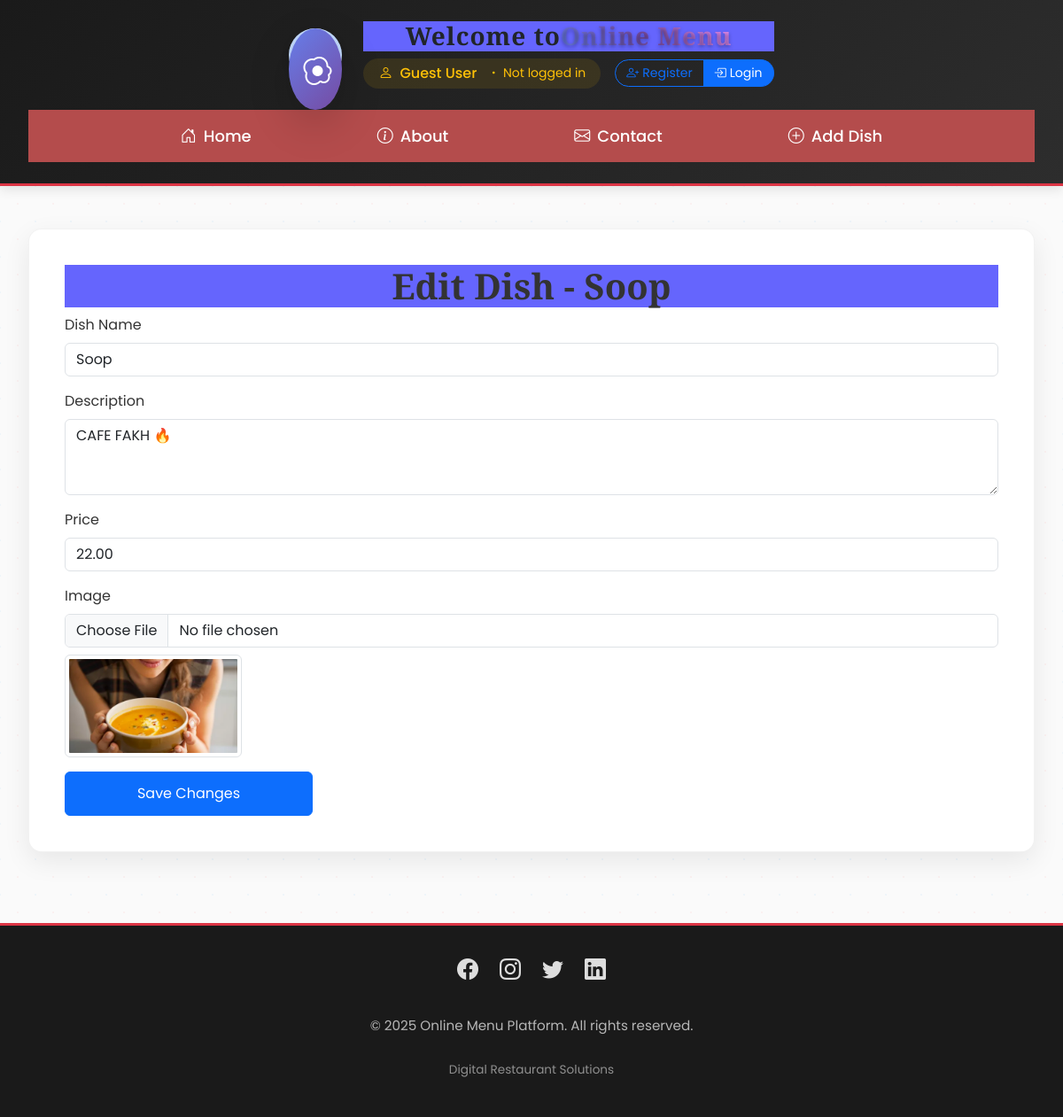
Page /dish/edit/1/ on the committed database.
### online_menu/models.py (models this page shows, shortened)
class Dish(models.Model):
    CATEGORY_CHOICES = [
        ('starter', 'Starter'),
        ('main', 'Main'),
        ('dessert', 'Dessert'),
        ('drink', 'Drink'),
    ]
    dish_name = models.CharField(max_length=100, verbose_name="dish's name")
    description = models.TextField(null=True, blank=True, verbose_name="Description")
    price = models.DecimalField(max_digits=8, decimal_places=2, verbose_name="Price")
    category = models.CharField(max_length=50, choices=CATEGORY_CHOICES, verbose_name="category")
    image = models.ImageField(upload_to='media/', verbose_name="Image")

### online_menu/views.py (the view, shortened to what this page needs)
# urls.py: path('dish/edit/<int:dish_id>/', dish_edit, name='dish_edit'),
def dish_edit(request, dish_id):
    if request.method == 'GET':
        dish = Dish.objects.get(id=dish_id)
        return render(request, 'edit_dish.html', {'dish': dish})

### templates/edit_dish.html (shortened to what this page needs)
{% extends "base.html" %}
{% block main %}
    <h1>Edit Dish - {{ dish.dish_name }}</h1>
    <form method="post" enctype="multipart/form-data">
        <div class="mb-3">
            <label for="dish_name" class="form-label">Dish Name</label>
            <input type="text" class="form-control" id="dish_name" name="dish_name" value="{{ dish.dish_name }}" required>
        </div>
        <div class="mb-3">
            <label for="description" class="form-label">Description</label>
            <textarea class="form-control" id="description" name="description" rows="3" required>{{ dish.description }}</textarea>
        </div>
        <div class="mb-3">
            <label for="price" class="form-label">Price</label>
            <input type="number" class="form-control" id="price" name="price" value="{{ dish.price }}" required>
        </div>
        <div class="mb-3">
            <label for="image" class="form-label">Image</label>
            <input type="file" class="form-control" id="image" name="image">
            {% if dish.image %}
                <img src="{{ dish.image.url }}" alt="{{ dish.dish_name }}" class="img-thumbnail mt-2" style="max-width: 200px;">
            {% endif %}
        </div>
        <button type="submit" class="btn btn-primary">Save Changes</button>
    </form>
{% endblock main %}

### static/css/base.css (style rules this page uses)
* { margin: 0; padding: 0; box-sizing: border-box; }
body { font-family: Arial, sans-serif; }

### static/css/home.css (style rules this page uses)
* { margin: 0; padding: 0; }
img { height: 280px; width: 100%; border-radius: 10px 10px 0px 0px; }
h1 { background-color: rgb(101, 101, 253); font-size: 50px; display: flex; justify-content: center; }
body { background-color: rgb(179, 179, 179); }
button { background-color: gray; color: black; width: 280px; height: 50px; display: flex; justify-content: center; align-items: center; margin-left: 150px; font-size: 20px; margin-top: 10px; }

### static/css/about.css (style rules this page uses)
* { margin: 0; padding: 0; box-sizing: border-box; }
body { font-family: "Poppins", sans-serif; line-height: 1.6; color: #333; background-color: #f9f9f9; }

### templates/base.html (style rules this page uses)
:root { --primary-color: #dc3545; --secondary-color: #ff6b6b; --dark-color: #212529; --light-color: #f8f9fa; --gold-color: #ffd700; --transition: all 0.3s ease; }
* { margin: 0; padding: 0; box-sizing: border-box; }
body { font-family: 'Poppins', sans-serif; background-color: #fefefe; color: #333; min-height: 100vh; display: flex; flex-direction: column; }
h1, h2, h3, h4, h5, h6 { font-family: 'Playfair Display', serif; font-weight: 600; }

### rows in the picture
Dish: dish_name "Soop", description "CAFE FAKH 🔥", price "22.00", image (picture)
